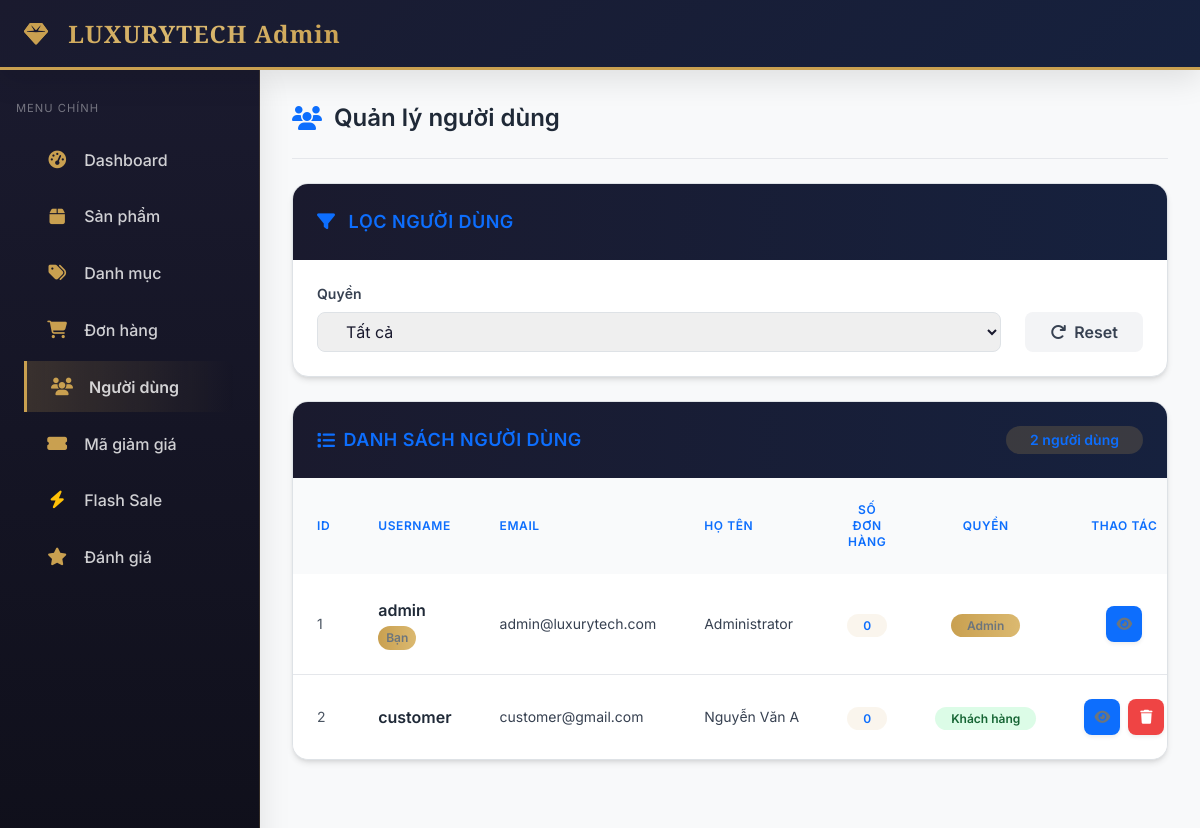
The page /admin/users.php (signed in) on the database its author committed.
### tables this page shows
CREATE TABLE `users` (
    `id` INT AUTO_INCREMENT PRIMARY KEY,
    `username` VARCHAR(50) UNIQUE NOT NULL,
    `email` VARCHAR(100) UNIQUE NOT NULL,
    `password` VARCHAR(255) NOT NULL,
    `facebook_id` VARCHAR(255) NULL,
    `google_id` VARCHAR(255) NULL,
    `avatar` VARCHAR(500) NULL,
    `role` ENUM('admin', 'customer') NOT NULL DEFAULT 'customer',
    `full_name` VARCHAR(100) NOT NULL,
    `phone` VARCHAR(20),
    `address` TEXT,
    `created_at` TIMESTAMP DEFAULT CURRENT_TIMESTAMP,
    `updated_at` TIMESTAMP DEFAULT CURRENT_TIMESTAMP ON UPDATE CURRENT_TIMESTAMP
);

### admin/users.php (the view, shortened to what this page needs)
<?php
require_once 'includes/auth.php';
$where = "1=1";
$sql = "SELECT u.*,
        COUNT(DISTINCT o.id) as order_count,
        SUM(o.total_amount) as total_spent
        FROM users u
        LEFT JOIN orders o ON u.id = o.user_id
        WHERE $where
        GROUP BY u.id
        ORDER BY u.created_at DESC";
$users = $conn->query($sql);
include 'includes/header.php';
?>
<div class="flex flex-col sm:flex-row sm:justify-between sm:items-center gap-4 pb-4 mb-6 border-b border-gray-200">
    <h1 class="text-2xl font-semibold text-gray-800 flex items-center">
        <i class="fas fa-users mr-3 text-primary"></i> Quản lý người dùng
    </h1>
</div>
<div class="bg-white rounded-2xl border border-gray-200 shadow-md mb-6 overflow-hidden">
    <div class="bg-gradient-to-r from-secondary to-secondary-light px-6 py-4">
        <h2 class="text-lg font-semibold text-primary uppercase tracking-wide">
            <i class="fas fa-filter mr-2"></i> Lọc người dùng
        </h2>
    </div>
    <div class="p-6">
        <form method="GET" class="grid grid-cols-1 md:grid-cols-12 gap-4 items-end">
            <div class="md:col-span-10">
                <label class="block text-sm font-semibold text-gray-700 mb-2">Quyền</label>
                <select name="role"
                        class="w-full px-4 py-2 border border-gray-300 rounded-lg focus:ring-2 focus:ring-primary focus:border-primary outline-none transition-colors"
                        onchange="this.form.submit()">
                    <option value="">Tất cả</option>
                </select>
            </div>
            <div class="md:col-span-2">
                <a href="users.php" class="w-full inline-flex items-center justify-center px-4 py-2 bg-gray-100 text-gray-700 font-semibold rounded-lg hover:bg-gray-200 transition-colors">
                    <i class="fas fa-redo mr-2"></i> Reset
                </a>
            </div>
        </form>
    </div>
</div>
<div class="bg-white rounded-2xl border border-gray-200 shadow-md overflow-hidden">
    <div class="bg-gradient-to-r from-secondary to-secondary-light px-6 py-4 flex flex-col sm:flex-row justify-between items-start sm:items-center gap-4">
        <h2 class="text-lg font-semibold text-primary uppercase tracking-wide flex items-center">
            <i class="fas fa-list mr-2"></i> Danh sách người dùng
        </h2>
        <span class="px-4 py-1 bg-primary/20 text-primary font-semibold rounded-full text-sm">
            <?php echo $users->num_rows; ?> người dùng
        </span>
    </div>
    <div class="overflow-x-auto">
        <table class="w-full">
            <thead class="bg-gray-50">
                <tr>
                    <th class="px-6 py-4 text-left text-xs font-semibold text-primary uppercase tracking-wider">ID</th>
                    <th class="px-6 py-4 text-left text-xs font-semibold text-primary uppercase tracking-wider">Username</th>
                    <th class="px-6 py-4 text-left text-xs font-semibold text-primary uppercase tracking-wider hidden md:table-cell">Email</th>
                    <th class="px-6 py-4 text-left text-xs font-semibold text-primary uppercase tracking-wider hidden lg:table-cell">Họ tên</th>
                    <th class="px-6 py-4 text-center text-xs font-semibold text-primary uppercase tracking-wider">Số đơn hàng</th>
                    <th class="px-6 py-4 text-center text-xs font-semibold text-primary uppercase tracking-wider">Quyền</th>
                    <th class="px-6 py-4 text-center text-xs font-semibold text-primary uppercase tracking-wider">Thao tác</th>
                </tr>
            </thead>
            <tbody class="bg-white divide-y divide-gray-200">
                <?php while ($user = $users->fetch_assoc()): ?>
                <tr class="hover:bg-primary/5 transition-colors">
                    <td class="px-6 py-4 whitespace-nowrap text-sm text-gray-600"><?php echo $user['id']; ?></td>
                    <td class="px-6 py-4 whitespace-nowrap">
                        <div class="flex flex-col gap-1">
                            <strong class="text-gray-800 font-semibold"><?php echo htmlspecialchars($user['username']); ?></strong>
                            <?php if ($user['id'] == $_SESSION['user_id']): ?>
                            <span class="inline-flex items-center px-2 py-1 rounded-full text-xs font-semibold bg-gradient-to-r from-primary to-primary-light text-secondary w-fit">
                                Bạn
                            </span>
                            <?php endif; ?>
                        </div>
                    </td>
                    <td class="px-6 py-4 whitespace-nowrap text-sm text-gray-700 hidden md:table-cell">
                        <?php echo htmlspecialchars($user['email']); ?>
                    </td>
                    <td class="px-6 py-4 whitespace-nowrap text-sm text-gray-700 hidden lg:table-cell">
                        <?php echo htmlspecialchars($user['full_name']); ?>
                    </td>
                    <td class="px-6 py-4 whitespace-nowrap text-center">
                        <span class="px-3 py-1 rounded-full text-xs font-semibold bg-primary/10 text-primary">
                            <?php echo $user['order_count']; ?>
                        </span>
                    </td>
                    <td class="px-6 py-4 whitespace-nowrap text-center">
                        <?php if ($user['role'] == 'admin'): ?>
                        <span class="px-3 py-1 rounded-full text-xs font-semibold bg-gradient-to-r from-primary to-primary-light text-secondary">
                            Admin
                        </span>
                        <?php else: ?>
                        <span class="px-3 py-1 rounded-full text-xs font-semibold bg-green-100 text-green-800">
                            Khách hàng
                        </span>
                        <?php endif; ?>
                    </td>
                    <td class="px-6 py-4 whitespace-nowrap text-center">
                        <div class="flex items-center justify-center gap-2">
                            <button type="button"
                                    class="inline-flex items-center justify-center w-9 h-9 bg-primary text-secondary rounded-lg hover:bg-primary-dark transition-colors shadow-sm hover:shadow-md"
                                    data-bs-toggle="modal"
                                    data-bs-target="#userModal<?php echo $user['id']; ?>"
                                    title="Chi tiết">
                                <i class="fas fa-eye text-sm"></i>
                            </button>
                            <?php if ($user['id'] != $_SESSION['user_id']): ?>
                            <button type="button"
                                    class="inline-flex items-center justify-center w-9 h-9 bg-red-500 text-white rounded-lg hover:bg-red-600 transition-colors shadow-sm hover:shadow-md delete-user"
                                    data-id="<?php echo $user['id']; ?>"
                                    title="Xóa">
                                <i class="fas fa-trash text-sm"></i>
                            </button>
                            <?php endif; ?>
                        </div>
                    </td>
                </tr>
                    <?php endwhile; ?>
                </tbody>
            </table>
        </div>
    </div>
<?php include 'includes/footer.php'; ?>

### assets/css/admin.css (style rules this page uses)
:root { --primary: #c9a050; --primary-dark: #b08d3e; --primary-light: #dbb970; --primary-gradient: linear-gradient(135deg, #c9a050 0%, #dbb970 50%, #c9a050 100%); --secondary: #1a1a2e; --secondary-light: #16213e; --secondary-dark: #0f0f1a; --success: #10b981; --danger: #ef4444; --warning: #f59e0b; --info: #3b82f6; --bg-light: #ffffff; --bg-gray: #f8f9fa; --bg-light-gray: #f3f4f6; --bg-dark: #1a1a2e; --bg-border: #e5e7eb; --text-primary: #1a1a2e; --text-secondary: #6b7280; --text-muted: #9ca3af; --text-light: #ffffff; --border-color: rgba(201, 160, 80, 0.2); --border-light: #f3f4f6; --shadow-sm: 0 2px 4px rgba(0, 0, 0, 0.05); --shadow-md: 0 4px 12px rgba(0, 0, 0, 0.08); --shadow-lg: 0 10px 30px rgba(0, 0, 0, 0.1); --shadow-xl: 0 20px 40px rgba(0, 0, 0, 0.12); --shadow-gold: 0 4px 20px rgba(201, 160, 80, 0.25); }
* { margin: 0; padding: 0; box-sizing: border-box; }
html, body { height: 100%; width: 100%; }
body { font-family: 'Inter', -apple-system, BlinkMacSystemFont, 'Segoe UI', Roboto, sans-serif; background: var(--bg-gray); color: var(--text-primary); overflow-x: hidden; }

### rows shown on the page
users: id "1", username "admin", shows "Bạn", email "admin@luxurytech.com", full_name "Administrator", order_count "0", role "Admin"
users: id "2", username "customer", email "customer@gmail.com", full_name "Nguyễn Văn A", order_count "0", role "Khách hàng"

### other values the page prints
$users->num_rows "2"
